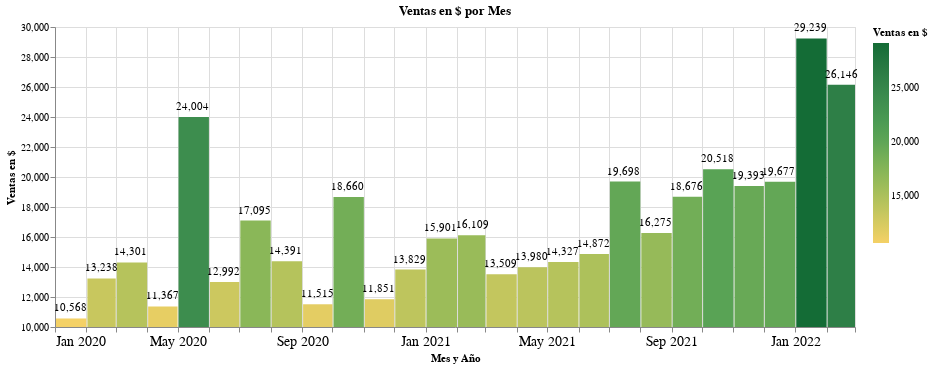

Here is the notebook cell this chart was saved with:
### Code cell
x=alt.X('yearmonth(fecha):T', title='Mes y Año', axis = alt.Axis(labelAngle=0, labelFontSize=14))
tooltip=[alt.Tooltip('yearmonth(fecha):T', title='Mes y Año'),
         alt.Tooltip('sum(monto_dolar):Q', title='Ventas en $', format='$,.5')]
titulo='Ventas en $ por Mes'

graf_barras_ventas_dol(df_ventas_dol, x, tooltip, titulo, 15)

### Figure 1 — Vega-Lite specification as saved in the notebook (floating-point values rounded to 4 significant figures; data arrays with more than 128 entries replaced by an {"elided": "..."} marker saying what was removed)
{"config": {"view": {"continuousWidth": 400, "continuousHeight": 300}}, "layer": [{"mark": "bar", "encoding": {"color": {"aggregate": "sum", "field": "monto_dolar", "legend": {"title": "Ventas en $"}, "scale": {"scheme": "goldgreen"}, "type": "quantitative"}, "tooltip": [{"field": "fecha", "timeUnit": "yearmonth", "title": "Mes y Año", "type": "temporal"}, {"aggregate": "sum", "field": "monto_dolar", "format": "$,.5", "title": "Ventas en $", "type": "quantitative"}], "x": {"axis": {"labelAngle": 0, "labelFontSize": 14}, "field": "fecha", "timeUnit": "yearmonth", "title": "Mes y Año", "type": "temporal"}, "y": {"aggregate": "sum", "axis": {"grid": true, "labelFontSize": 10, "titleAnchor": "middle", "titleAngle": 270}, "field": "monto_dolar", "scale": {"zero": false}, "title": "Ventas en $", "type": "quantitative"}}, "height": 300, "title": "Ventas en $ por Mes", "width": 800}, {"mark": {"type": "text", "dx": 15, "dy": -10, "fill": "black"}, "encoding": {"color": {"aggregate": "sum", "field": "monto_dolar", "legend": {"title": "Ventas en $"}, "scale": {"scheme": "goldgreen"}, "type": "quantitative"}, "text": {"aggregate": "sum", "field": "monto_dolar", "format": ",.5", "title": "Ventas en $", "type": "quantitative"}, "tooltip": [{"field": "fecha", "timeUnit": "yearmonth", "title": "Mes y Año", "type": "temporal"}, {"aggregate": "sum", "field": "monto_dolar", "format": "$,.5", "title": "Ventas en $", "type": "quantitative"}], "x": {"axis": {"labelAngle": 0, "labelFontSize": 14}, "field": "fecha", "timeUnit": "yearmonth", "title": "Mes y Año", "type": "temporal"}, "y": {"aggregate": "sum", "axis": {"grid": true, "labelFontSize": 10, "titleAnchor": "middle", "titleAngle": 270}, "field": "monto_dolar", "scale": {"zero": false}, "title": "Ventas en $", "type": "quantitative"}}, "height": 300, "title": "Ventas en $ por Mes", "width": 800}], "data": {"name": "data-a7ec29a1c52efe8cf6aaf89c57d87266"}, "$schema": "https://vega.github.io/schema/vega-lite/v4.17.0.json", "datasets": {"data-a7ec29a1c52efe8cf6aaf89c57d87266": {"elided": "612 records"}}}
